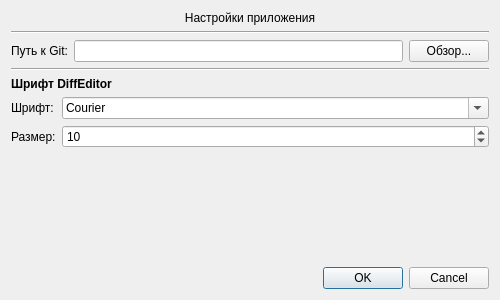
<?xml version="1.0" encoding="UTF-8"?>
<ui version="4.0">
 <class>SettingsDialog</class>
 <widget class="QDialog" name="SettingsDialog">
  <property name="geometry">
   <rect>
    <x>0</x>
    <y>0</y>
    <width>500</width>
    <height>300</height>
   </rect>
  </property>
  <property name="windowTitle">
   <string>Настройки</string>
  </property>
  <layout class="QVBoxLayout" name="verticalLayout">
   <item>
    <widget class="QLabel" name="label">
     <property name="text">
      <string>Настройки приложения</string>
     </property>
     <property name="alignment">
      <set>Qt::AlignCenter</set>
     </property>
    </widget>
   </item>
   <item>
    <widget class="Line" name="line">
     <property name="orientation">
      <enum>Qt::Horizontal</enum>
     </property>
    </widget>
   </item>
   <item>
    <layout class="QHBoxLayout" name="horizontalLayout">
     <item>
      <widget class="QLabel" name="gitPathLabel">
       <property name="text">
        <string>Путь к Git:</string>
       </property>
      </widget>
     </item>
     <item>
      <widget class="QLineEdit" name="gitPathLineEdit"/>
     </item>
     <item>
      <widget class="QPushButton" name="gitPathButton">
       <property name="text">
        <string>Обзор...</string>
       </property>
      </widget>
     </item>
    </layout>
   </item>
   <item>
    <widget class="Line" name="line_2">
     <property name="orientation">
      <enum>Qt::Horizontal</enum>
     </property>
    </widget>
   </item>
   <item>
    <widget class="QLabel" name="fontSectionLabel">
     <property name="text">
      <string>Шрифт DiffEditor</string>
     </property>
     <property name="font">
      <font>
       <bold>true</bold>
      </font>
     </property>
    </widget>
   </item>
   <item>
    <layout class="QFormLayout" name="fontFormLayout">
     <property name="fieldGrowthPolicy">
      <enum>QFormLayout::AllNonFixedFieldsGrow</enum>
     </property>
     <item row="0" column="0">
      <widget class="QLabel" name="fontFamilyLabel">
       <property name="text">
        <string>Шрифт:</string>
       </property>
      </widget>
     </item>
     <item row="0" column="1">
      <widget class="QFontComboBox" name="fontComboBox">
       <property name="fontFilters">
        <set>QFontComboBox::MonospacedFonts</set>
       </property>
      </widget>
     </item>
     <item row="1" column="0">
      <widget class="QLabel" name="fontSizeLabel">
       <property name="text">
        <string>Размер:</string>
       </property>
      </widget>
     </item>
     <item row="1" column="1">
      <widget class="QSpinBox" name="fontSizeSpinBox">
       <property name="minimum">
        <number>8</number>
       </property>
       <property name="maximum">
        <number>24</number>
       </property>
       <property name="value">
        <number>10</number>
       </property>
      </widget>
     </item>
    </layout>
   </item>
   <item>
    <spacer name="verticalSpacer">
     <property name="orientation">
      <enum>Qt::Vertical</enum>
     </property>
     <property name="sizeHint" stdset="0">
      <size>
       <width>20</width>
       <height>40</height>
      </size>
     </property>
    </spacer>
   </item>
   <item>
    <widget class="QDialogButtonBox" name="buttonBox">
     <property name="orientation">
      <enum>Qt::Horizontal</enum>
     </property>
     <property name="standardButtons">
      <set>QDialogButtonBox::Cancel|QDialogButtonBox::Ok</set>
     </property>
    </widget>
   </item>
  </layout>
 </widget>
 <resources/>
 <connections>
  <connection>
   <sender>buttonBox</sender>
   <signal>accepted()</signal>
   <receiver>SettingsDialog</receiver>
   <slot>accept()</slot>
   <hints>
    <hint type="sourcelabel">
     <x>248</x>
     <y>254</y>
    </hint>
    <hint type="destinationlabel">
     <x>157</x>
     <y>274</y>
    </hint>
   </hints>
  </connection>
  <connection>
   <sender>buttonBox</sender>
   <signal>rejected()</signal>
   <receiver>SettingsDialog</receiver>
   <slot>reject()</slot>
   <hints>
    <hint type="sourcelabel">
     <x>316</x>
     <y>260</y>
    </hint>
    <hint type="destinationlabel">
     <x>286</x>
     <y>274</y>
    </hint>
   </hints>
  </connection>
 </connections>
</ui>
